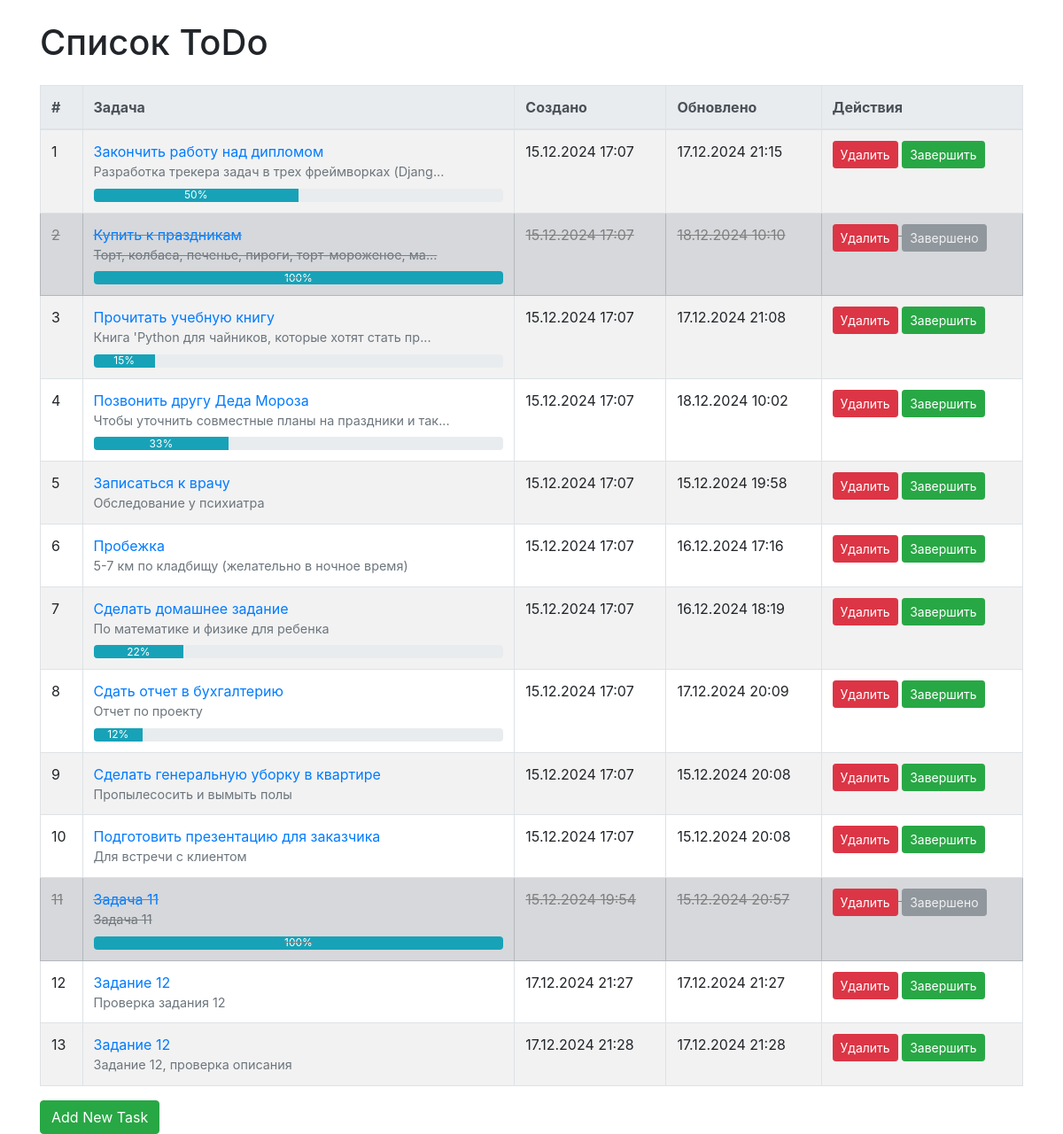
/, run on an earlier commit of the app's database.
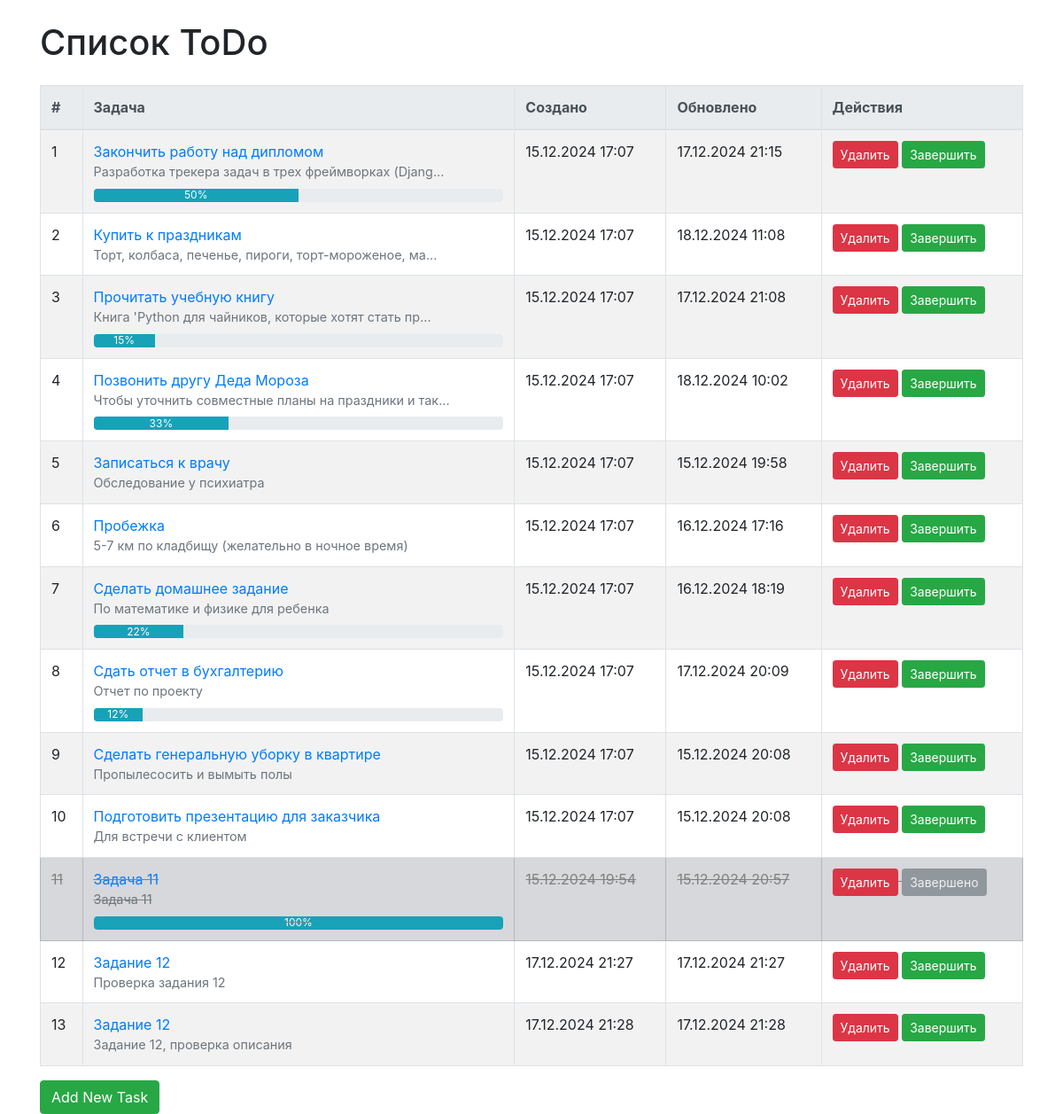
And on a later commit of the database.
### app/models.py (models this page shows)
class Task(Base):
    __tablename__ = "tasks_task"
    id = Column(Integer, primary_key=True, index=True)
    title = Column(String, nullable=False)
    description = Column(Text, nullable=True)
    status = Column(String, default="todo", nullable=False)
    created_at = Column(DateTime, default=datetime.utcnow, nullable=False)
    updated_at = Column(DateTime, default=datetime.utcnow, onupdate=datetime.utcnow, nullable=False)
    progress = Column(Integer, default=0, nullable=False)

### app/main.py (the view)
@app.get("/")
def index(request: Request, db: Session = Depends(get_db)):
    tasks = get_tasks(db)
    return templates.TemplateResponse("index.html", {"request": request, "tasks": tasks})

### app/templates/index.html (shortened to what this page needs)
<!DOCTYPE html>
<html lang="en">
<head>
    <link rel="stylesheet" href="https://stackpath.bootstrapcdn.com/bootstrap/4.5.2/css/bootstrap.min.css">
</head>
<body>
    <div class="container mt-4">
        <h1 class="mb-4">Список ToDo</h1>
        <table class="table table-bordered table-striped">
            <thead class="thead-light">
                <tr>
                    <th>#</th>
                    <th>Задача</th>
                    <th>Создано</th>
                    <th>Обновлено</th>
                    <th>Действия</th>
                </tr>
            </thead>
            <tbody>
    {% for task in tasks %}
    <tr {% if task.status == 'done' %}class="table-secondary completed-task"{% endif %}>
        <td>{{ loop.index }}</td>
        <td>
  <span {% if task.status == 'done' %}class="completed-task"{% endif %}>
        <a href="{{ url_for('edit_task', task_id=task.id) }}" class="text-decoration-none fw-bold">
            {{ task.title }}
        </a>
    </span>
    <div class="text-muted" style="font-size: 0.9em;">
        {{ task.description[:50] }}{% if task.description|length > 50 %}...{% endif %}
    </div>
    {% if task.progress > 0 or task.status == 'done' %}
    <div class="progress mt-2" style="height: 15px;">
        <div class="progress-bar bg-info" role="progressbar"
             style="width: {{ task.progress if task.status != 'done' else 100 }}%;"
             aria-valuenow="{{ task.progress if task.status != 'done' else 100 }}"
             aria-valuemin="0"
             aria-valuemax="100">
            {{ task.progress if task.status != 'done' else 100 }}%
        </div>
    </div>
    {% endif %}
</td>
        <td>{{ task.created_at.strftime("%d.%m.%Y %H:%M") }}</td>
        <td>{{ task.updated_at.strftime("%d.%m.%Y %H:%M") }}</td>
     <td>
    <form method="post" action="{{ url_for('delete_task', task_id=task.id) }}" style="display: inline;">
        <button type="submit" class="btn btn-sm btn-danger">Удалить</button>
    </form>
    {% if task.status != 'done' %}
        <form method="post" action="{{ url_for('complete_task', task_id=task.id) }}" style="display: inline;">
            <button type="submit" class="btn btn-sm btn-success">Завершить</button>
        </form>
    {% else %}
        <button class="btn btn-sm btn-secondary" disabled>Завершено</button>
    {% endif %}
</td>
    </tr>
    {% endfor %}
</tbody>
        </table>
        <a href="{{ url_for('create_task_form') }}" class="btn btn-success">Add New Task</a>
    </div>
</body>
</html>

What changed in the data, as far as the page shows it:
changed Task "Купить к праздникам": updated_at "18.12.2024 10:10" → "18.12.2024 11:08"; progress 100 → 0 (drawn); status "100" → (not shown); status "Завершено" → "Завершить"
